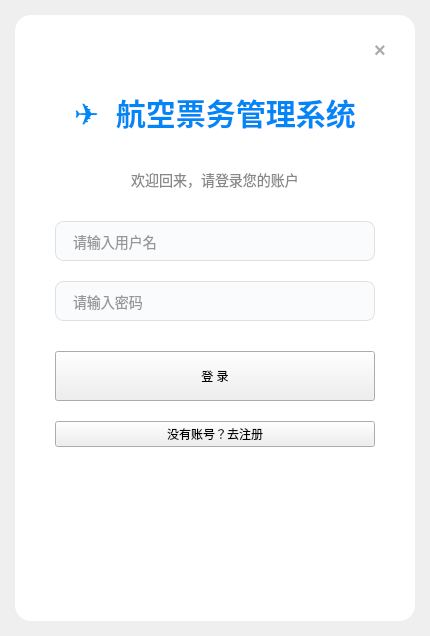
<?xml version="1.0" encoding="UTF-8"?>
<ui version="4.0">
 <class>LoginDialog</class>
 <widget class="QDialog" name="LoginDialog">
  <property name="geometry">
   <rect>
    <x>0</x>
    <y>0</y>
    <width>430</width>
    <height>636</height>
   </rect>
  </property>
  <property name="windowTitle">
   <string>Login</string>
  </property>
  <property name="styleSheet">
   <string notr="true">/* 卡片背景 */
QWidget#Card {
	background-color: #ffffff;
	border-radius: 16px;
}
/* 通用字体 */
QLabel {
	font-family: &quot;Microsoft YaHei UI&quot;;
	color: #333333;
}
/* 输入框 */
QLineEdit {
	border: 1px solid #e0e0e0;
	border-radius: 8px;
	padding: 10px 15px;
	background-color: #f9fbfd;
	font-size: 14px;
	color: #333;
	selection-background-color: #0086F6;
}
QLineEdit:focus {
	border: 1px solid #0086F6;
	background-color: #ffffff;
}
/* 蓝色主按钮 */
QPushButton[class=&quot;primary&quot;] {
	background-color: #0086F6;
	color: white;
	border-radius: 8px;
	font-size: 16px;
	font-weight: bold;
	border: none;
}
QPushButton[class=&quot;primary&quot;]:hover { background-color: #0070d0; }
QPushButton[class=&quot;primary&quot;]:pressed { background-color: #005bb5; }

/* 文字按钮 */
QPushButton[class=&quot;textBtn&quot;] {
	background-color: transparent;
	color: #666666;
	border: none;
	font-size: 13px;
}
QPushButton[class=&quot;textBtn&quot;]:hover { color: #0086F6; text-decoration: underline; }

/* 关闭按钮 */
QPushButton#BtnClose {
	background-color: transparent;
	color: #aaaaaa;
	border: none;
	font-size: 20px;
	font-weight: bold;
}
QPushButton#BtnClose:hover { color: #FF4D4F; }</string>
  </property>
  <layout class="QVBoxLayout" name="verticalLayout_Main">
   <property name="leftMargin">
    <number>15</number>
   </property>
   <property name="topMargin">
    <number>15</number>
   </property>
   <property name="rightMargin">
    <number>15</number>
   </property>
   <property name="bottomMargin">
    <number>15</number>
   </property>
   <item>
    <widget class="QWidget" name="Card" native="true">
     <layout class="QVBoxLayout" name="verticalLayout_Card">
      <property name="spacing">
       <number>25</number>
      </property>
      <property name="leftMargin">
       <number>20</number>
      </property>
      <property name="topMargin">
       <number>20</number>
      </property>
      <property name="rightMargin">
       <number>20</number>
      </property>
      <property name="bottomMargin">
       <number>50</number>
      </property>
      <item>
       <layout class="QHBoxLayout" name="horizontalLayout_Top">
        <item>
         <spacer name="horizontalSpacer">
          <property name="orientation">
           <enum>Qt::Orientation::Horizontal</enum>
          </property>
          <property name="sizeHint" stdset="0">
           <size>
            <width>40</width>
            <height>20</height>
           </size>
          </property>
         </spacer>
        </item>
        <item>
         <widget class="QPushButton" name="BtnClose">
          <property name="minimumSize">
           <size>
            <width>30</width>
            <height>30</height>
           </size>
          </property>
          <property name="cursor">
           <cursorShape>PointingHandCursor</cursorShape>
          </property>
          <property name="text">
           <string>×</string>
          </property>
         </widget>
        </item>
       </layout>
      </item>
      <item>
       <widget class="QLabel" name="label_Logo">
        <property name="styleSheet">
         <string notr="true">font-size: 30px; font-weight: 900; color: #0086F6; font-family: 'Microsoft YaHei UI', 'Arial Black';</string>
        </property>
        <property name="text">
         <string>✈  航空票务管理系统</string>
        </property>
        <property name="alignment">
         <set>Qt::AlignmentFlag::AlignCenter</set>
        </property>
       </widget>
      </item>
      <item>
       <spacer name="verticalSpacer_1">
        <property name="orientation">
         <enum>Qt::Orientation::Vertical</enum>
        </property>
        <property name="sizeType">
         <enum>QSizePolicy::Policy::Fixed</enum>
        </property>
        <property name="sizeHint" stdset="0">
         <size>
          <width>20</width>
          <height>10</height>
         </size>
        </property>
       </spacer>
      </item>
      <item>
       <widget class="QStackedWidget" name="m_stack">
        <property name="currentIndex">
         <number>0</number>
        </property>
        <widget class="QWidget" name="pageLogin">
         <layout class="QVBoxLayout" name="verticalLayout_Login">
          <property name="spacing">
           <number>20</number>
          </property>
          <property name="leftMargin">
           <number>20</number>
          </property>
          <property name="topMargin">
           <number>0</number>
          </property>
          <property name="rightMargin">
           <number>20</number>
          </property>
          <property name="bottomMargin">
           <number>0</number>
          </property>
          <item>
           <widget class="QLabel" name="label_SubTitle1">
            <property name="styleSheet">
             <string notr="true">color: #888888; font-size: 14px; margin-bottom: 10px;</string>
            </property>
            <property name="text">
             <string>欢迎回来，请登录您的账户</string>
            </property>
            <property name="alignment">
             <set>Qt::AlignmentFlag::AlignCenter</set>
            </property>
           </widget>
          </item>
          <item>
           <widget class="QLineEdit" name="m_loginUser">
            <property name="placeholderText">
             <string>请输入用户名</string>
            </property>
           </widget>
          </item>
          <item>
           <widget class="QLineEdit" name="m_loginPass">
            <property name="echoMode">
             <enum>QLineEdit::EchoMode::Password</enum>
            </property>
            <property name="placeholderText">
             <string>请输入密码</string>
            </property>
           </widget>
          </item>
          <item>
           <spacer name="verticalSpacer_2">
            <property name="orientation">
             <enum>Qt::Orientation::Vertical</enum>
            </property>
            <property name="sizeType">
             <enum>QSizePolicy::Policy::Fixed</enum>
            </property>
            <property name="sizeHint" stdset="0">
             <size>
              <width>20</width>
              <height>10</height>
             </size>
            </property>
           </spacer>
          </item>
          <item>
           <widget class="QPushButton" name="btnLogin">
            <property name="minimumSize">
             <size>
              <width>0</width>
              <height>50</height>
             </size>
            </property>
            <property name="cursor">
             <cursorShape>PointingHandCursor</cursorShape>
            </property>
            <property name="text">
             <string>登 录</string>
            </property>
            <property name="autoDefault">
             <bool>false</bool>
            </property>
            <property name="default">
             <bool>false</bool>
            </property>
            <property name="class" stdset="0">
             <string>primary</string>
            </property>
           </widget>
          </item>
          <item>
           <widget class="QPushButton" name="btnToReg">
            <property name="cursor">
             <cursorShape>PointingHandCursor</cursorShape>
            </property>
            <property name="text">
             <string>没有账号？去注册</string>
            </property>
            <property name="autoDefault">
             <bool>false</bool>
            </property>
            <property name="class" stdset="0">
             <string>textBtn</string>
            </property>
           </widget>
          </item>
          <item>
           <spacer name="verticalSpacer_Bottom1">
            <property name="orientation">
             <enum>Qt::Orientation::Vertical</enum>
            </property>
            <property name="sizeHint" stdset="0">
             <size>
              <width>20</width>
              <height>40</height>
             </size>
            </property>
           </spacer>
          </item>
         </layout>
        </widget>
        <widget class="QWidget" name="pageReg">
         <layout class="QVBoxLayout" name="verticalLayout_Reg">
          <property name="spacing">
           <number>18</number>
          </property>
          <property name="leftMargin">
           <number>20</number>
          </property>
          <property name="topMargin">
           <number>0</number>
          </property>
          <property name="rightMargin">
           <number>20</number>
          </property>
          <property name="bottomMargin">
           <number>0</number>
          </property>
          <item>
           <widget class="QLabel" name="label_SubTitle2">
            <property name="styleSheet">
             <string notr="true">color: #888888; font-size: 14px; margin-bottom: 10px;</string>
            </property>
            <property name="text">
             <string>创建新账户</string>
            </property>
            <property name="alignment">
             <set>Qt::AlignmentFlag::AlignCenter</set>
            </property>
           </widget>
          </item>
          <item>
           <widget class="QLineEdit" name="m_regUser">
            <property name="placeholderText">
             <string>设置用户名</string>
            </property>
           </widget>
          </item>
          <item>
           <widget class="QLineEdit" name="m_regPass">
            <property name="echoMode">
             <enum>QLineEdit::EchoMode::Password</enum>
            </property>
            <property name="placeholderText">
             <string>设置密码</string>
            </property>
           </widget>
          </item>
          <item>
           <widget class="QLineEdit" name="m_regName">
            <property name="placeholderText">
             <string>真实姓名 (用于购票)</string>
            </property>
           </widget>
          </item>
          <item>
           <spacer name="verticalSpacer_3">
            <property name="orientation">
             <enum>Qt::Orientation::Vertical</enum>
            </property>
            <property name="sizeType">
             <enum>QSizePolicy::Policy::Fixed</enum>
            </property>
            <property name="sizeHint" stdset="0">
             <size>
              <width>20</width>
              <height>10</height>
             </size>
            </property>
           </spacer>
          </item>
          <item>
           <widget class="QPushButton" name="btnReg">
            <property name="minimumSize">
             <size>
              <width>0</width>
              <height>50</height>
             </size>
            </property>
            <property name="cursor">
             <cursorShape>PointingHandCursor</cursorShape>
            </property>
            <property name="text">
             <string>立即注册</string>
            </property>
            <property name="autoDefault">
             <bool>false</bool>
            </property>
            <property name="class" stdset="0">
             <string>primary</string>
            </property>
           </widget>
          </item>
          <item>
           <widget class="QPushButton" name="btnBack">
            <property name="cursor">
             <cursorShape>PointingHandCursor</cursorShape>
            </property>
            <property name="text">
             <string>已有账号？返回登录</string>
            </property>
            <property name="autoDefault">
             <bool>false</bool>
            </property>
            <property name="class" stdset="0">
             <string>textBtn</string>
            </property>
           </widget>
          </item>
          <item>
           <spacer name="verticalSpacer_Bottom2">
            <property name="orientation">
             <enum>Qt::Orientation::Vertical</enum>
            </property>
            <property name="sizeHint" stdset="0">
             <size>
              <width>20</width>
              <height>40</height>
             </size>
            </property>
           </spacer>
          </item>
         </layout>
        </widget>
       </widget>
      </item>
      <item>
       <spacer name="verticalSpacer_BottomMain">
        <property name="orientation">
         <enum>Qt::Orientation::Vertical</enum>
        </property>
        <property name="sizeHint" stdset="0">
         <size>
          <width>20</width>
          <height>40</height>
         </size>
        </property>
       </spacer>
      </item>
     </layout>
    </widget>
   </item>
  </layout>
 </widget>
 <resources/>
 <connections/>
</ui>
